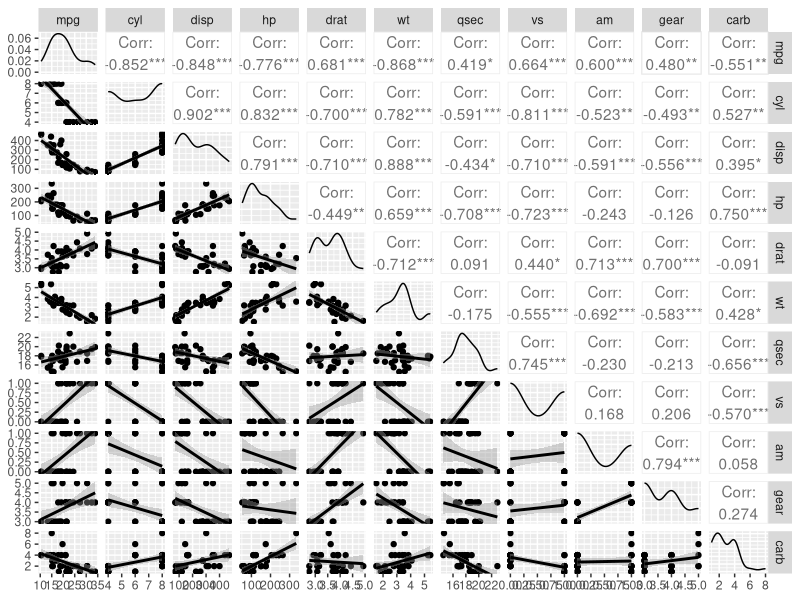
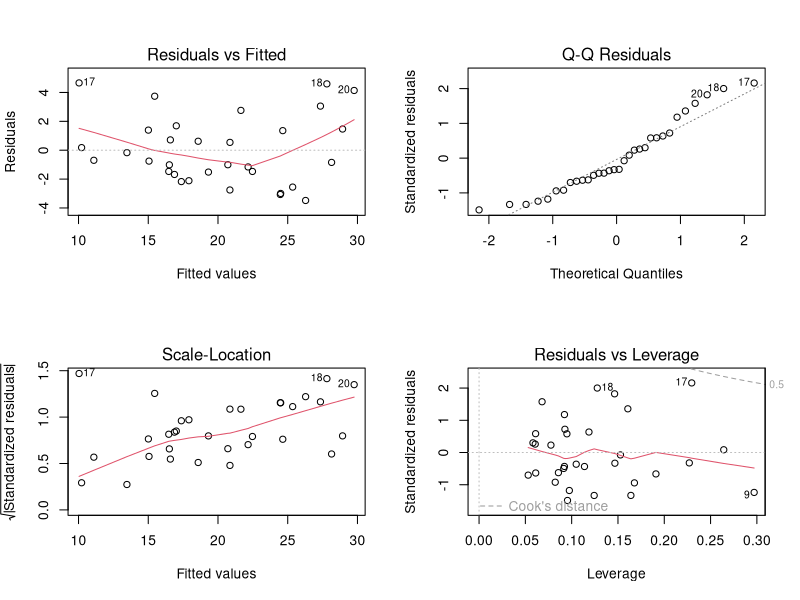

These charts were generated, in order, by the following R code:
## ---- chunk 1
knitr::opts_chunk$set(echo = TRUE)
## ---- chunk 2
library("GGally", quietly=TRUE, warn.conflicts = FALSE)    ## for ggpairs
library("dplyr", quietly=TRUE, warn.conflicts = FALSE)     ## for data prep
library("ggplot2", quietly=TRUE, warn.conflicts = FALSE)   ## for the graphs
library("datasets", quietly=TRUE, warn.conflicts = FALSE)  ## for the data iself
DF <- tbl_df(mtcars)               ## read data into tibble
DF$am <- as.factor(DF$am)          ## set am from num to factor
attach(DF)                         ## to reference column-names
## ---- chunk 3
fit1 <- lm(mpg~am)                         ## fitting just am
summary(fit1)$coef
## ---- chunk 4
fit1 <- lm(mpg~am)                         ## fitting just am
fit2 <- lm(mpg~am+wt)                      ## fitting am and weight
fit3 <- lm(mpg~am+wt+qsec)                 ## fitting am, weight and 1/4-mile time
fit4 <- lm(mpg~am+wt+qsec+drat)            ## fitting am, weight, 1/4-mile time and rear axle ratio
fit5 <- lm(mpg~am+wt+qsec+drat+gear)       ## fitting also no of gears
anova(fit1, fit2, fit3, fit4, fit5)
## ---- chunk 5
fit <- lm(mpg ~ am + wt + qsec)   ## fitting the linear model
round(summary(fit)$coef,4)       ## looking at the results
## ---- chunk 6
confint(fit)
## ---- chunk 7
g = ggpairs(mtcars, lower=list(continuous="smooth"))
g
## ---- chunk 8
par(mfrow=c(2,2))    ## to plot 4 plots on one page
plot(fit)            ## plot the 4 standard residual plots
